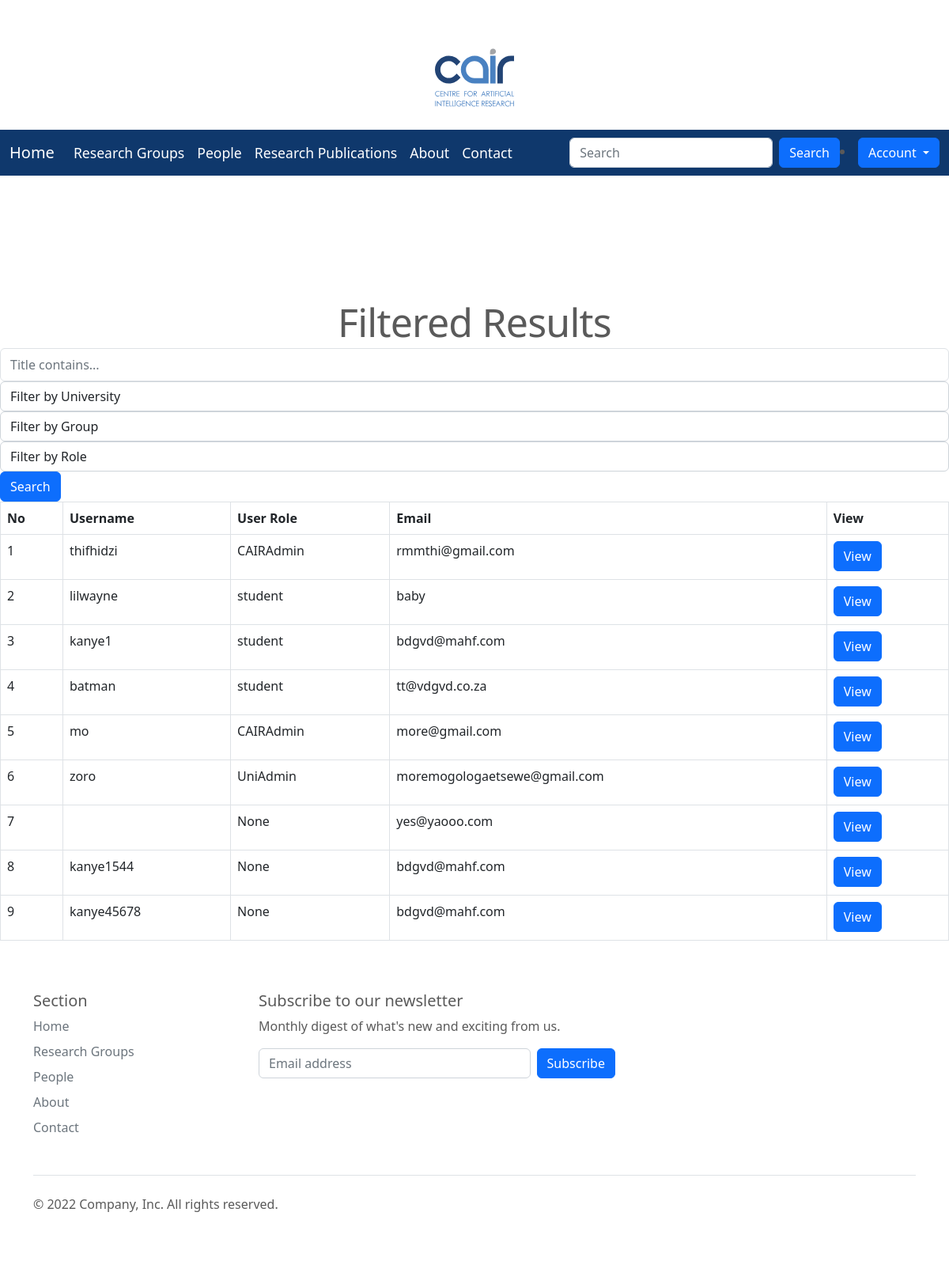
The page /searchPeopleResult/ on the database its author committed.
### researchapp/models.py (models this page shows, shortened)
class User(AbstractUser):
    role = models.ForeignKey(Role, on_delete=models.CASCADE, default=None,blank=True , null=TRUE)
    university = models.ForeignKey(University, on_delete=models.CASCADE, default=None,blank=True , null=TRUE)
    group = models.ForeignKey(Group, on_delete=models.CASCADE, default=None,blank=True , null=TRUE)
    bio = models.CharField(max_length=100, blank=True , null=TRUE)
    student_role = models.ForeignKey(StudentRole, on_delete=models.CASCADE, default=None,blank=True , null=TRUE)
    image = models.ImageField(upload_to = 'images/profilePic',blank=True , null=TRUE)

class Role(models.Model):
    RoleType = models.CharField(max_length=100)
    def __str__(self):
        return self.RoleType

### researchapp/views.py (the view)
# urls.py: path('searchPeopleResult/', views.searchPeopleResult, name = 'searchPeopleResult'),
def searchPeopleResult(request):
    a=""
    b=""
    c=""
    d=""
    if ('UniCat' in request.GET):
        a=request.GET['UniCat']
    if ('GroupCat' in request.GET):
        b=request.GET['GroupCat']
    if ('RoleCat' in request.GET):
        c=request.GET['RoleCat']
    if ('query' in request.GET):
        d = request.GET['query']
    context ={
            'users':filter_by_category(request,filter_by_nameAll(request)),
            'groups': Group.objects.all(),
            'UniCategory': University.objects.all(),
                'selectedUni':a,
                'selectedRole': c,
                'selectedGroup': b,
                'searchName': d,
                'Roles': Role.objects.all(),
    }
    return render(request, 'PeopleSearchResults.html', context)

### researchapp/views.py (called while the page is built)
def filter_by_nameAll(request):
    query_string = ''
    if ('query' in request.GET) and request.GET['query']!="":
        query_string = request.GET['query']
        entry_query = get_query(query_string, ['first_name', 'last_name', 'university__name'])
        return User.objects.all().filter(entry_query)
    else:
        return User.objects.all()

def filter_by_category(request, user_list):
    if ('UniCat' in request.GET):
        if request.GET['UniCat']!="":
            user_list=user_list.filter(university__name__icontains=request.GET['UniCat'])
    if ('GroupCat' in request.GET):
        if request.GET['GroupCat']!="":
            user_list=user_list.filter(group__name__icontains=request.GET['GroupCat'])
    if ('RoleCat' in request.GET):
        if request.GET['RoleCat']!="":
            user_list=user_list.filter(role__RoleType__icontains=request.GET['RoleCat'])
    return user_list

### researchapp/templates/PeopleSearchResults.html (shortened to what this page needs)
{% extends 'base.html' %}
{% load static %}
{% block style %}
    <link rel="stylesheet" href="{% static 'css/style1.css' %}">
    <link href="https://cdn.jsdelivr.net/npm/bootstrap@5.2.0/dist/css/bootstrap.min.css"
    rel="stylesheet">
    <link href='https://cdnjs.cloudflare.com/ajax/libs/font-awesome/4.0.3/css/font-awesome.css' rel='stylesheet'>
    <body oncontextmenu='return false' class='snippet-body'>
{% endblock %}
{% block body%}
<br>
<br>
  <h2 class="featurette-heading fw-normal lh-1" style="text-align:center;" >Filtered Results</h2>
<form method="GET" action="{% url 'searchPeopleResult' %}">
                     <input class="form-control py-2 border-right-0 border" type="search" name="query" placeholder="Title contains..."{% if searchName == "" %} value="" {% else %}"{{searchName}}" value = "{{searchName}}"{% endif %}  />
                     <select id="category" class="form-control "name="UniCat" >
    			<option {% if selectedUni == '' %} selected{% endif %} value =""> Filter by University</option>
    </select>
      <select id="category" class="form-control "name="GroupCat">
    			<option {% if selectedGroup == '' %} selected{% endif %} value =""> Filter by Group</option>
    </select>
    	   <select id="category" class="form-control "name="RoleCat">
    			<option {% if selectedRole == '' %} selected{% endif %} value="" > Filter by Role</option>
    </select>
                     <button type="submit" class="btn btn-primary">Search</button>
                     </form>
                    <div class="table-responsive">
                        <table class="table table-bordered" id="dataTable" width="100%" cellspacing="0">
                            <thead>
                            <tr>
                                <th>No</th>
                                <th>Username</th>
                                <th>User Role</th>
                                <th>Email</th>
                                <th>View</th>
                            </tr>
                            </thead>
                            <tbody>
                        {% if users %}
                            {% for user in users %}
                                <tr>
                                    <td>{{ forloop.counter }}</td>
                                    <td>{{ user.username }}</td>
                                    <td>{% if user.is_publisher == True %}
                                      <p>Publisher</p>
                                    {% elif user.is_admin == True %}
                                      <p>Admin</p>
                                    {% else %}
                                    <p>{{user.role}}</p>
                                      {% endif %}
                                    </td>
                                    <td>{{ user.email }}</td>
                                    <td>
                <a href="{% url 'avprofile' user.pk %}"><button type="button" class="btn btn-primary"> View</button></a>
                 </td>
                            {% endfor %}
                        {% endif %}
                            </tbody>
                        </table>
                    </div>
{% endblock %}

### researchapp/static/css/carousel.css (style rules this page uses)
body { padding-top: 3rem; padding-bottom: 3rem; color: #5a5a5a; }
.featurette-heading { letter-spacing: -.05rem; }
@media (min-width: 40em) { .featurette-heading { font-size: 50px; } }
@media (min-width: 62em) { .featurette-heading { margin-top: 7rem; } }

### rows shown on the page
User: username "thifhidzi", role "CAIRAdmin", email "rmmthi@gmail.com"
User: username "lilwayne", role "student", email "baby"
User: username "kanye1", role "student", email "bdgvd@mahf.com"
User: username "batman", role "student", email "tt@vdgvd.co.za"
User: username "mo", role "CAIRAdmin", email "more@gmail.com"
User: username "zoro", role "UniAdmin", email "moremogologaetsewe@gmail.com"
User: role "None", email "yes@yaooo.com"
User: username "kanye1544", role "None", email "bdgvd@mahf.com"
User: username "kanye45678", role "None", email "bdgvd@mahf.com"
